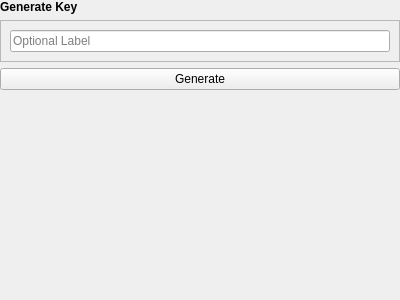
<?xml version="1.0" encoding="UTF-8"?>
<ui version="4.0">
 <class>Form</class>
 <widget class="QWidget" name="Form">
  <property name="geometry">
   <rect>
    <x>0</x>
    <y>0</y>
    <width>400</width>
    <height>300</height>
   </rect>
  </property>
  <property name="windowTitle">
   <string>Form</string>
  </property>
  <layout class="QVBoxLayout" name="verticalLayout" stretch="0,0,0,0">
   <property name="leftMargin">
    <number>0</number>
   </property>
   <property name="topMargin">
    <number>0</number>
   </property>
   <property name="rightMargin">
    <number>0</number>
   </property>
   <property name="bottomMargin">
    <number>0</number>
   </property>
   <item>
    <widget class="QLabel" name="label">
     <property name="text">
      <string>&lt;html&gt;&lt;head/&gt;&lt;body&gt;&lt;p&gt;&lt;span style=&quot; font-weight:600;&quot;&gt;Generate Key&lt;/span&gt;&lt;/p&gt;&lt;/body&gt;&lt;/html&gt;</string>
     </property>
    </widget>
   </item>
   <item>
    <widget class="QFrame" name="frame">
     <property name="frameShape">
      <enum>QFrame::StyledPanel</enum>
     </property>
     <property name="frameShadow">
      <enum>QFrame::Raised</enum>
     </property>
     <layout class="QGridLayout" name="gridLayout">
      <item row="0" column="0">
       <widget class="QLineEdit" name="lineEdit">
        <property name="placeholderText">
         <string>Optional Label</string>
        </property>
       </widget>
      </item>
     </layout>
    </widget>
   </item>
   <item>
    <widget class="QPushButton" name="pushButton">
     <property name="text">
      <string>Generate</string>
     </property>
    </widget>
   </item>
   <item>
    <spacer name="verticalSpacer">
     <property name="orientation">
      <enum>Qt::Vertical</enum>
     </property>
     <property name="sizeHint" stdset="0">
      <size>
       <width>20</width>
       <height>40</height>
      </size>
     </property>
    </spacer>
   </item>
  </layout>
 </widget>
 <resources/>
 <connections/>
</ui>
